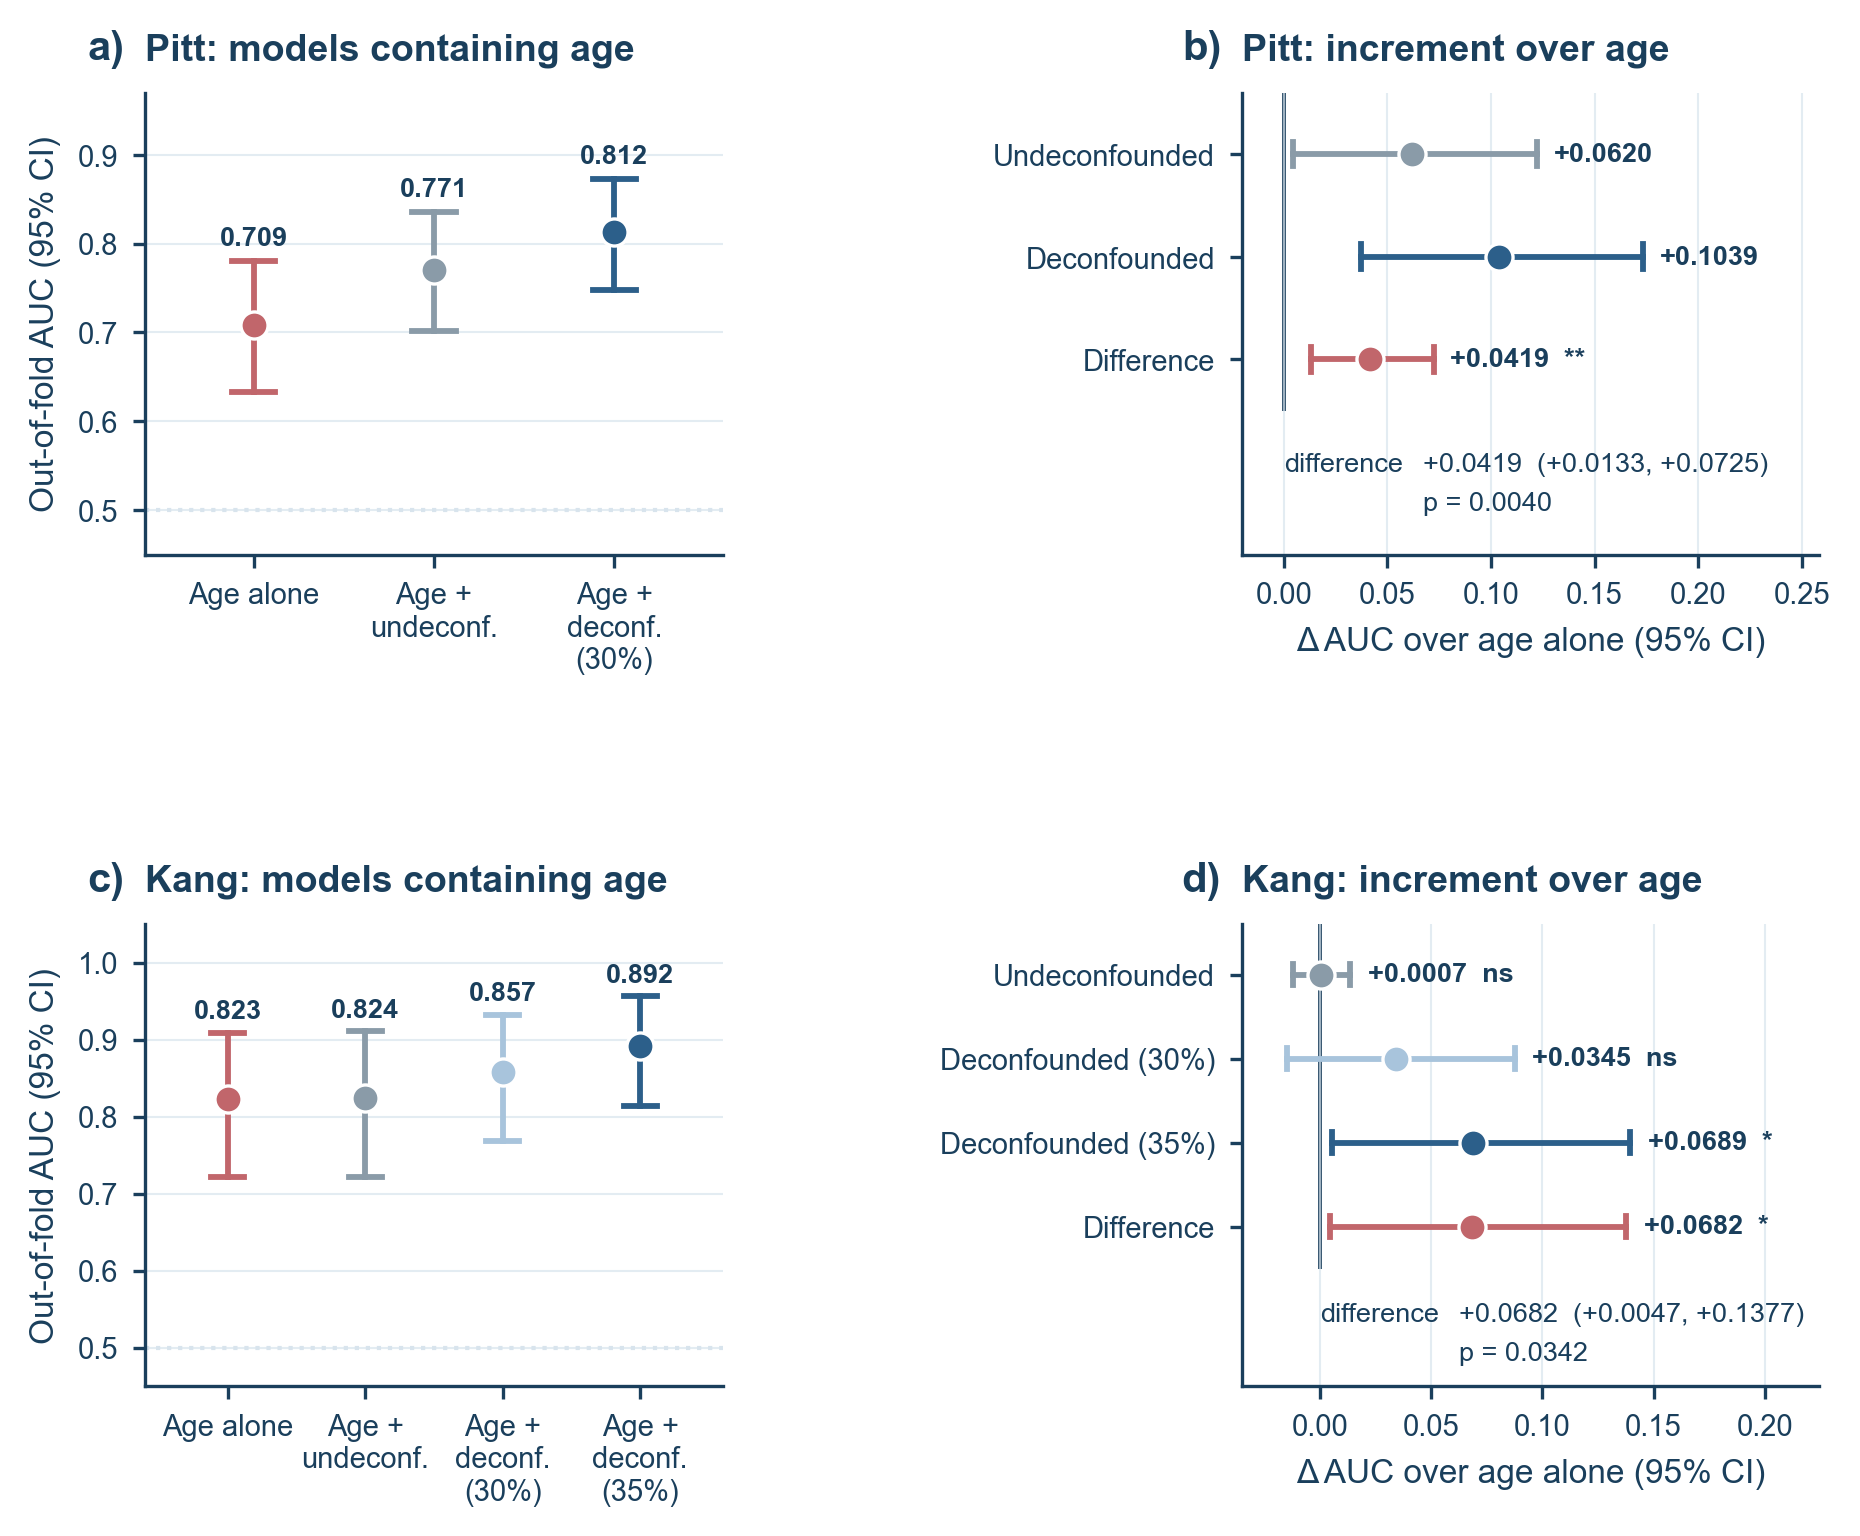

Source code (Python):
"""Figure 4 — the improvement is not explained by age, in either corpus."""
import sys
from pathlib import Path

sys.path.insert(0, str(Path(__file__).resolve().parent.parent))
sys.path.insert(0, str(Path(__file__).resolve().parent))

import matplotlib
matplotlib.use("Agg")
import matplotlib.pyplot as plt
import numpy as np
import pandas as pd

import figstyle as F
from brainturtle import config as cfg

F.apply()

RES = cfg.RESULTS / f"n{cfg.N_PERM}"
pitt = pd.read_csv(RES / "fig4_incremental.csv")
kang = pd.read_csv(RES / "fig4_kang_incremental.csv")

DIFF = "difference of increments (deconfounded - undeconfounded)"

PITT_MODELS = [
    ("age alone", "Age alone", F.C.HILITE),
    ("age + undeconfounded score", "Age +\nundeconf.", F.C.MUTED),
    ("age + deconfounded score", "Age +\ndeconf.\n(30%)", F.C.AD),
]
KANG_MODELS = [
    ("age alone", "Age alone", F.C.HILITE),
    ("age + 0% removal (undeconfounded) score", "Age +\nundeconf.", F.C.MUTED),
    ("age + 30% removal score", "Age +\ndeconf.\n(30%)", F.C.CTRL),
    ("age + 35% removal score", "Age +\ndeconf.\n(35%)", F.C.AD),
]

PITT_INC = [
    ("age + undeconfounded score", "Undeconfounded", F.C.MUTED),
    ("age + deconfounded score", "Deconfounded", F.C.AD),
    (DIFF, "Difference", F.C.HILITE),
]
KANG_INC = [
    ("age + 0% removal (undeconfounded) score", "Undeconfounded", F.C.MUTED),
    ("age + 30% removal score", "Deconfounded (30%)", F.C.CTRL),
    ("age + 35% removal score", "Deconfounded (35%)", F.C.AD),
    (DIFF, "Difference", F.C.HILITE),
]


def row(table, key):
    m = table[table["model"] == key]
    if m.empty:
        raise SystemExit(f"missing row: {key!r}")
    return m.iloc[0]


def panel_absolute(ax, table, models, title, letter, ylim):
    """Absolute out-of-fold AUC, one bar per model, with 95% CIs."""
    xs = np.arange(len(models))
    for x, (key, label, colour) in zip(xs, models):
        r = row(table, key)
        ax.plot([x, x], [r["lo"], r["hi"]], color=colour, lw=1.4, zorder=3)
        for y in (r["lo"], r["hi"]):
            ax.plot([x - 0.12, x + 0.12], [y, y], color=colour, lw=1.4,
                    zorder=3)
        ax.plot(x, r["auc"], marker="o", ms=6.5, color=colour,
                markeredgecolor="white", markeredgewidth=0.8, zorder=4)
        ax.text(x, r["hi"] + 0.012, f"{r['auc']:.3f}", ha="center",
                va="bottom", fontsize=6.5, fontweight="bold", color=F.C.ACCENT)
    ax.axhline(0.5, color=F.C.GRID, lw=1.0, ls=":", zorder=1)
    ax.set_xlim(-0.6, len(models) - 0.4)
    ax.set_xticks(xs)
    ax.set_xticklabels([m[1] for m in models])
    ax.set_ylim(*ylim)
    ax.set_ylabel("Out-of-fold AUC (95% CI)")
    ax.set_title(title)
    ax.grid(axis="x", visible=False)
    F.panel_label(ax, letter)


def panel_increment(ax, table, items, title, letter):
    """Increment over age for each score, and the difference between two."""
    ys = np.arange(len(items))[::-1]
    for y, (key, label, colour) in zip(ys, items):
        r = row(table, key)
        ax.plot([r["inc_lo"], r["inc_hi"]], [y, y], color=colour, lw=1.4,
                zorder=3)
        for x in (r["inc_lo"], r["inc_hi"]):
            ax.plot([x, x], [y - 0.12, y + 0.12], color=colour, lw=1.4,
                    zorder=3)
        ax.plot(r["increment"], y, marker="o", ms=6.5, color=colour,
                markeredgecolor="white", markeredgewidth=0.8, zorder=4)
        txt = f"{r['increment']:+.4f}"
        if not np.isnan(r["p"]):
            txt += f"  {F.stars(r['p'])}"
        ax.text(r["inc_hi"] + 0.008, y, txt, va="center", ha="left",
                fontsize=6.5, fontweight="bold", color=F.C.ACCENT)

    ax.vlines(0, -0.5, len(items) - 0.4, color=F.C.ACCENT, lw=0.9, zorder=1)
    ax.set_yticks(ys)
    ax.set_yticklabels([i[1] for i in items])
    ax.set_xlabel("Δ AUC over age alone (95% CI)")
    ax.set_title(title)
    ax.grid(axis="y", visible=False)

    d = row(table, DIFF)
    ax.set_xlim(min(0.0, float(table["inc_lo"].min())) - 0.02,
                float(table["inc_hi"].max()) + 0.085)
    ax.set_ylim(-1.9, len(items) - 0.4)
    F.text_table(ax, 0.0, -0.9,
                 [("difference",
                   f"{d['increment']:+.4f}  ({d['inc_lo']:+.4f}, {d['inc_hi']:+.4f})"),
                  ("", f"p = {d['p']:.4f}")], fontsize=6.5)
    F.panel_label(ax, letter)


fig = plt.figure(figsize=(F.COL2, 5.6))
gs = fig.add_gridspec(2, 2, wspace=0.90, hspace=0.80, width_ratios=[1.0, 1.0])

panel_absolute(fig.add_subplot(gs[0, 0]), pitt, PITT_MODELS,
               "Pitt: models containing age", "a", (0.45, 0.97))
panel_increment(fig.add_subplot(gs[0, 1]), pitt, PITT_INC,
                "Pitt: increment over age", "b")
panel_absolute(fig.add_subplot(gs[1, 0]), kang, KANG_MODELS,
               "Kang: models containing age", "c", (0.45, 1.05))
panel_increment(fig.add_subplot(gs[1, 1]), kang, KANG_INC,
                "Kang: increment over age", "d")

F.save(fig, "figure4_incremental")

print("[figure4_incremental]")
for name, table in (("Pitt", pitt), ("Kang", kang)):
    d = row(table, DIFF)
    print(f"    {name:5s} difference of increments {d['increment']:+.4f} "
          f"[{d['inc_lo']:+.4f}, {d['inc_hi']:+.4f}]  p = {d['p']:.4f}")
